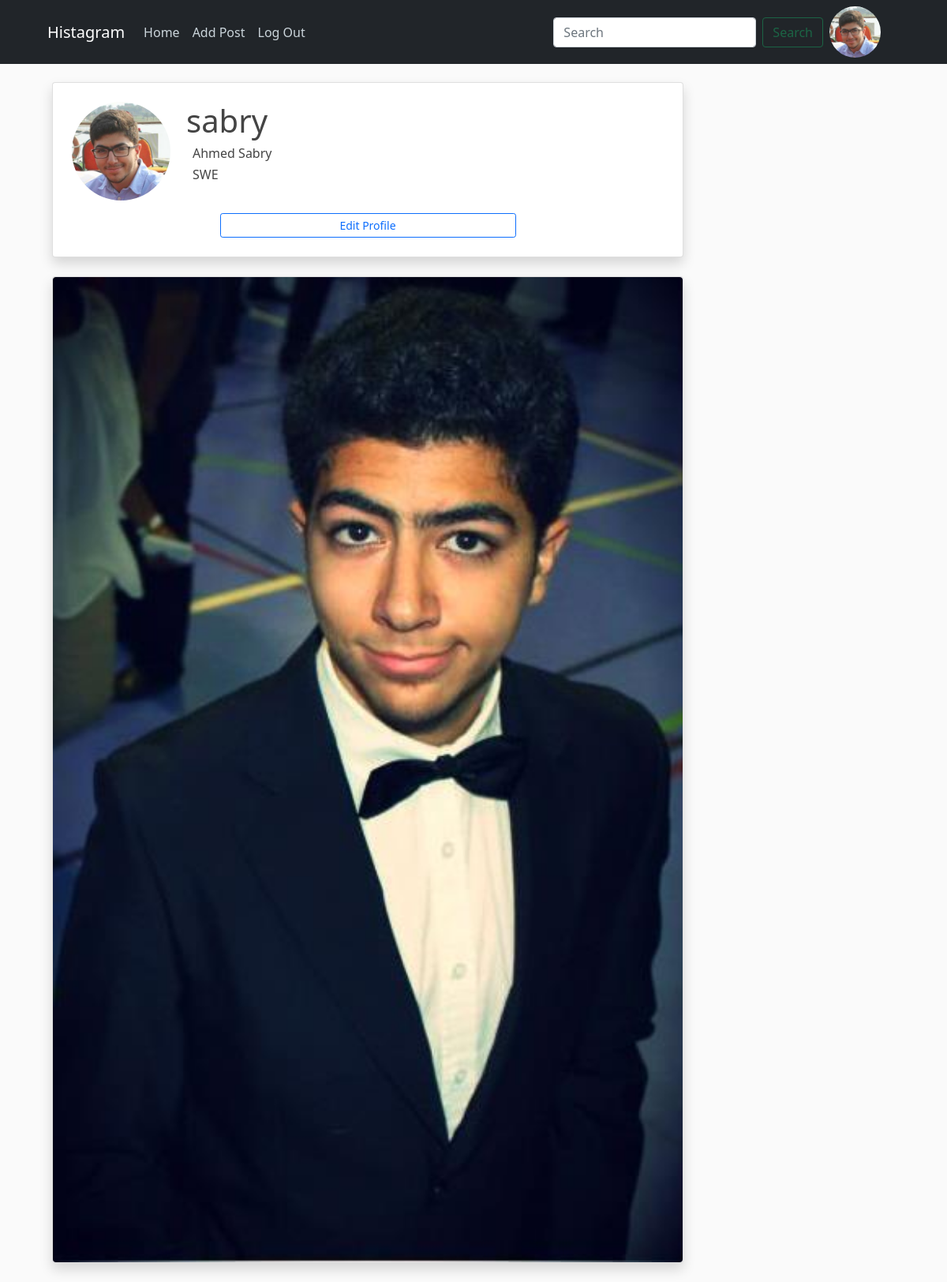
/user/2/profile (signed in), run on the app's committed database.
### users/models.py (models this page shows, shortened)
class Profile(models.Model):
    user = models.OneToOneField(User, on_delete=models.CASCADE)
    picture = models.ImageField(default="DefaultPP.jpg", upload_to="ProfilePictures")
    status = models.CharField(max_length=300, default="")
    name = models.CharField(max_length=150, default="")

### posts/models.py (models this page shows, shortened)
class Posts(models.Model):
    caption = models.CharField(max_length=2200)
    date_posted = models.DateTimeField(default=timezone.now)
    image = models.ImageField(upload_to="PostsImages")
    user = ForeignKey(User, on_delete=models.CASCADE, related_name="userposts")

### users/views.py (the view)
# urls.py: path("<int:pk>/profile", ProfileDetailView.as_view(), name="profile"),
class ProfileDetailView(LoginRequiredMixin, DetailView):
    model = Profile
    template_name = "users/profile.html"

### users/templates/users/profile.html (shortened to what this page needs)
{% extends "posts/base.html" %}
{% block content %}
<div class="col-md-50">
   <div class="card shadow p-4 m-4 bg-white rounded" style="width: 50rem;">
    <div class="media " style='display:flex'>
      <img class="rounded-circle account-img" src="{{ object.picture.url}}">
      <div class="media-body">
        <h2 class="account-heading">{{ object.user.username }}</h2>
        <h6 class="m-2" >{{ object.name }}</h6>
        <h6 class="m-2">{{ object.status }}</p>
      </div>
    </div>
    {% if user == object.user %}
    <div class="row">
      <div class="col text-center">
         <a href="{% url 'update-profile' object.pk %}" class="btn btn-outline-primary btn-sm  w-50" >Edit Profile</a>
      </div>
   </div>
   {% endif %}
   </div>
   {% for post in object.user.userposts.all %}
   <a href="{% url 'detail-post' post.pk %}">
   <div class="card shadow p-0 m-4 bg-white rounded" style="width: 50rem;">
      <img class="card-img-body rounded" src="{{ post.image.url }}" alt="Card image cap">
   </div>
   </a>
   {% endfor %}
</div>
   {% endblock %}

### posts/templates/posts/base.html (shortened to what this page needs)
{% load static %}
<!DOCTYPE html>
<html lang="en">
<head>
    <link href="https://cdn.jsdelivr.net/npm/bootstrap@5.1.3/dist/css/bootstrap.min.css" rel="stylesheet">
    <link rel="stylesheet" type="text/css" href="{% static 'posts/main.css' %}">
</head>
<body>
  <header class="site-header">
  <nav class="navbar navbar-expand-lg fixed-top navbar-dark bg-dark px-5">
    <div class="container-fluid">
      <a class="navbar-brand" href="#">Histagram</a>
      <div class="collapse navbar-collapse" id="navbarScroll">
        <ul class="navbar-nav me-auto my-2 my-lg-0 navbar-nav-scroll" style="--bs-scroll-height: 100px;">
          {% if user.is_authenticated %}
          <li class="nav-item">
            <a class="nav-link" href="{% url 'homepage' %}">Home</a>
          </li>
          <li class="nav-item">
            <a class="nav-link" href="{% url 'create-post' %}">Add Post</a>
          </li>
          <li class="nav-item">
            <a class="nav-link" href="{% url 'logout' %}" >Log Out</a>
          </li>
          {% endif %}
        </ul>
        {% if user.is_authenticated %}
        <form action="{% url 'search-profile' %}"  class="d-flex">
          <input id='search-bar' name="q" class="form-control me-2" type="search" placeholder="Search" aria-label="Search">
          <button id='search-button' class="btn btn-outline-success" type="submit">Search</button>
        </form>
        <a class="px-2"  href="{% url 'profile' user.profile.pk %}">
          <img class="rounded-circle article-img" src="{{ user.profile.picture.url }}" />
        </a>
        {% endif %}
      </div>
    </div>
  </nav>
</header>
<div class="container">
  <div class="row">
      {% block content %}
      {% endblock %}
  </div>
</div>
</body>
</html>

### posts/static/posts/main.css (style rules this page uses)
body { background: #fafafa; color: #333333; margin-top: 5rem; }
h1, h2, h3, h4, h5, h6 { color: #444444; }
ul { margin: 0; }
.site-header .navbar-nav .nav-link { color: #cbd5db; }
.article-img { height: 65px; width: 65px; margin-right: 16px; }
.account-img { height: 125px; width: 125px; margin-right: 20px; margin-bottom: 16px; }
.account-heading { font-size: 2.5rem; }

### data on the page
Profile: picture (picture), user.username "sabry", name "Ahmed Sabry", status "SWE"
Posts: image (picture)
